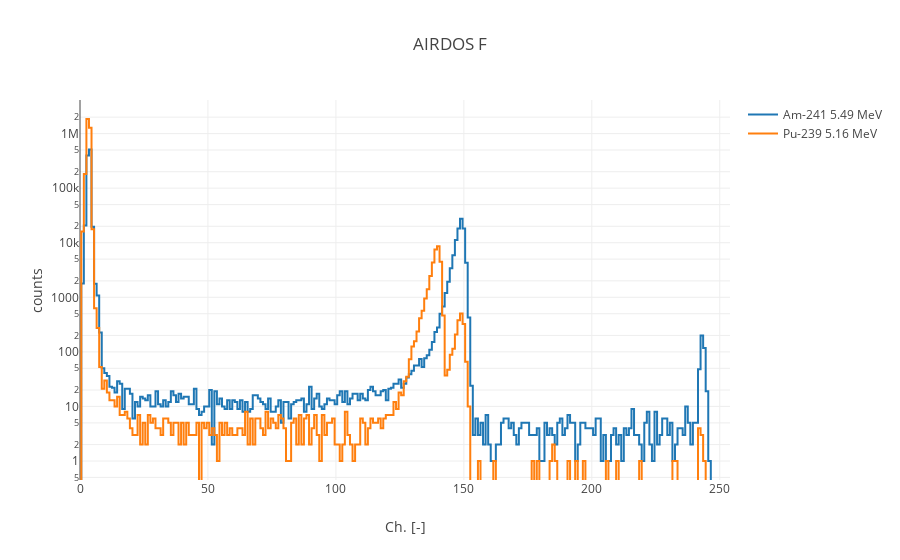

Notebook code cell kept with this figure:
### Code cell
import plotly.plotly as py
import plotly.graph_objs as go

#plt.plot(ener1, label='Am-241 5.49 MeV (85 %) / 5.44 MeV (13 %)', drawstyle='steps-pre')
#plt.plot(ener2, label='Pu-239 5.16 MeV (73 %) / 5.14 (15 %) / 5.11 (12 %)', drawstyle='steps-pre')

data = [
    go.Scatter(
        x=ener1.index,
        y=ener1,
        name='Am-241 5.49 MeV',
        yaxis='y',
        line=dict(
        shape='hvh'
        )
    ),    
    go.Scatter(
        x=ener1.index,
        y=ener2,
        name='Pu-239 5.16 MeV',
        yaxis='y',
        line=dict(
        shape='hvh'
        )
    ),    
    ]

layout = go.Layout(
    title='AIRDOS F',
    yaxis=dict(
        title='counts',
        type='log',
        #range = [0,40000]
    ),
    xaxis=dict(
        title='Ch. [-]',
    )
)

fig = go.Figure(data=data, layout=layout)
plotly.offline.iplot(fig, filename='ble')

### Figure 1 — Plotly figure (JSON) as saved in the notebook; plotly's stock layout.template omitted (floating-point values rounded to 4 significant figures; data arrays with more than 128 entries replaced by an {"elided": "..."} marker saying what was removed)
{"data": [{"line": {"shape": "hvh"}, "name": "Am-241 5.49 MeV", "type": "scatter", "uid": "0bcde6fa-2e54-11e9-926a-b05216a54f0f", "x": {"elided": "255 int values"}, "y": {"elided": "255 int values"}, "yaxis": "y"}, {"line": {"shape": "hvh"}, "name": "Pu-239 5.16 MeV", "type": "scatter", "uid": "0bcde6fb-2e54-11e9-926a-b05216a54f0f", "x": {"elided": "255 int values"}, "y": {"elided": "255 int values"}, "yaxis": "y"}], "layout": {"title": "AIRDOS F", "xaxis": {"title": "Ch. [-]"}, "yaxis": {"title": "counts", "type": "log"}}}
